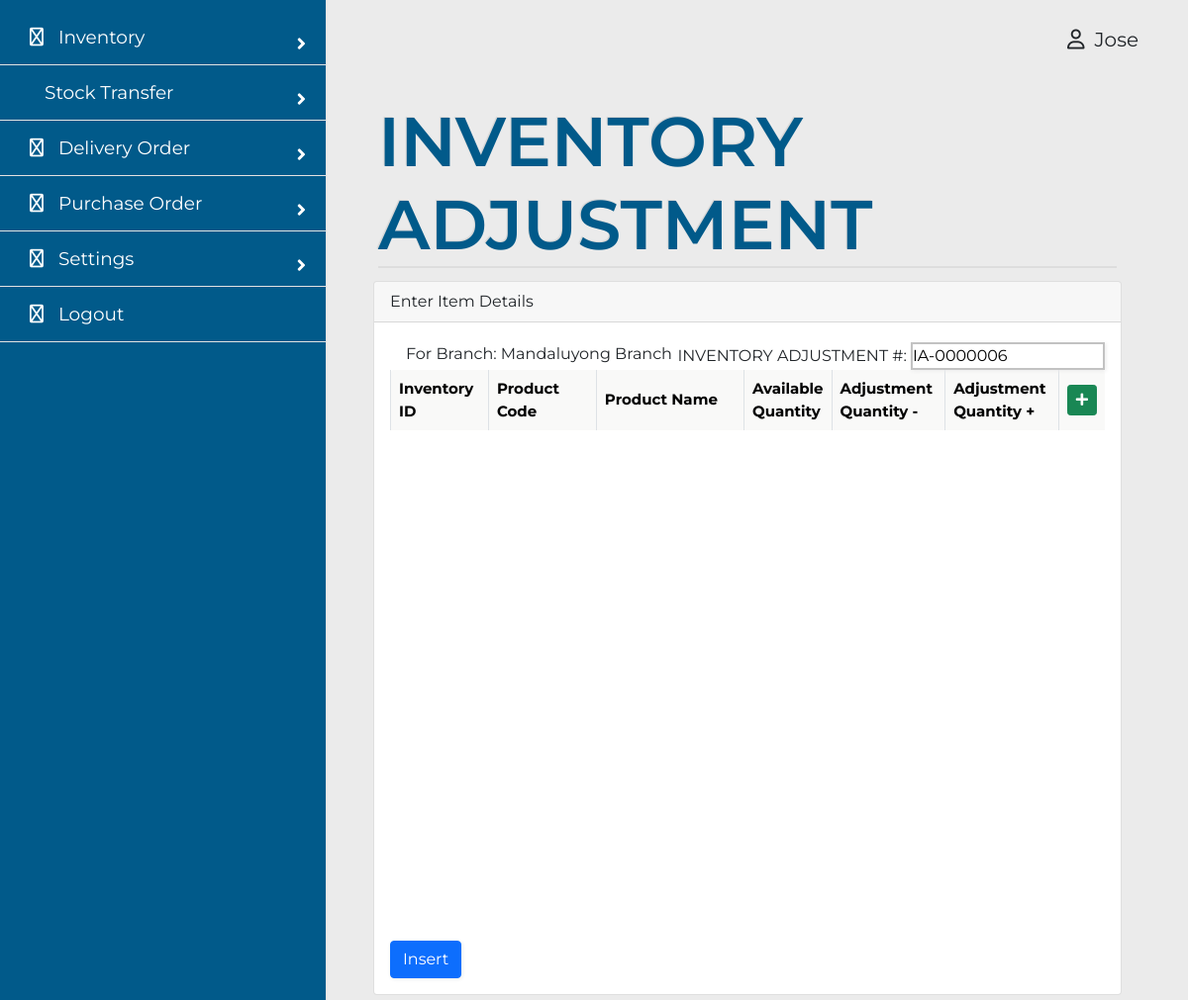
Page /stockmanager/inventoryadjustment.php (signed in) on the committed database.
### tables this page shows
CREATE TABLE `tblusers` (
  `id` varchar(20) NOT NULL,
  `firstname` varchar(100) NOT NULL,
  `lastname` varchar(100) NOT NULL,
  `email` varchar(100) NOT NULL,
  `password` varchar(100) NOT NULL,
  `permission` int(1) NOT NULL,
  `branchid` varchar(10) NOT NULL,
  `active` tinyint(1) NOT NULL
);

CREATE TABLE `tblinventoryadjustment` (
  `id` varchar(20) NOT NULL,
  `branchid` varchar(20) NOT NULL,
  `date` date NOT NULL DEFAULT current_timestamp(),
  `auditid` varchar(20) NOT NULL
);

CREATE TABLE `tblbranch` (
  `id` varchar(10) NOT NULL,
  `name` varchar(59) NOT NULL,
  `branchaddress` varchar(59) NOT NULL,
  `contactnumber` varchar(12) NOT NULL,
  `audit` varchar(4) NOT NULL,
  `active` tinyint(1) NOT NULL
);

### actions/getdata.php (called while the page is built, shortened)
<?php
function getFirstName(string $uid) {
	$db = new DbConnect;
	$conn = $db->connect();
	$stmt = $conn->prepare("SELECT tblusers.firstname AS firstname FROM tblusers WHERE id = :uid");
	$stmt->execute([
		':uid' => $uid
	]);
	$users = $stmt->fetchAll(PDO::FETCH_ASSOC);
	foreach ($users as $user) {
		$firstname = $user['firstname'];
	}
	return $firstname;
}
function getId(string $uid) {
	$db = new DbConnect;
	$conn = $db->connect();
	$stmt = $conn->prepare("SELECT tblusers.id AS userid FROM tblusers WHERE id = :uid");
	$stmt->execute([
		':uid' => $uid
	]);
	$users = $stmt->fetchAll(PDO::FETCH_ASSOC);
	foreach ($users as $user) {
		$id = $user['userid'];
	}
	return $id;
}
function getBranch(string $uid) {
	$db = new DbConnect;
	$conn = $db->connect();
	$stmt = $conn->prepare("SELECT tblusers.branchid AS branchid FROM tblusers WHERE id = :uid");
	$stmt->execute([
		':uid' => $uid
	]);
	$users = $stmt->fetchAll(PDO::FETCH_ASSOC);
	foreach ($users as $user) {
		$id = $user['branchid'];
	}
	return $id;
}
function displayBranch(string $uid) {
	$db = new DbConnect;
	$conn = $db->connect();
	$branchid = getBranch($uid);
	$stmt = $conn->prepare("SELECT tblbranch.name AS branchname FROM tblbranch WHERE id = :id");
	$stmt->execute([
		':id' => $branchid
	]);
	$branches = $stmt->fetchAll(PDO::FETCH_ASSOC);
	foreach ($branches as $branch) {
		$name = $branch['branchname'];
	}
	return $name;
}
 ?>

### actions/adddata.php (called while the page is built, shortened)
<?php
	function createId(string $tblName) {
		switch ($tblName) {
			case 'tblinventoryadjustment':
				$index = "IA-";
				break;
		}
		$db = new DbConnect;
		$conn = $db->connect();
		$stmt = $conn->prepare("SELECT * FROM ".$tblName." ORDER BY id DESC LIMIT 1");
		$stmt->execute();
		$items = $stmt->fetchAll(PDO::FETCH_ASSOC);
		foreach ($items as $item) {
			 $lastid = $item['id'];
		}
		if (empty($items)) {
			$number = $index . "0000001";
		} else {
			$idd = str_replace($index,"",$lastid);
			$id = str_pad($idd + 1, 7, 0, STR_PAD_LEFT);
			$number = $index . $id;
		}
		return $number;
	}
 ?>

### stockmanager/inventoryadjustment.php (the view, shortened to what this page needs)
<?php
include '../actions/getdata.php';
include '../actions/adddata.php';
$id = $_SESSION['uid'];
$branchid = getBranch($id);
function displayUser() {
  $output = '';
  if (isset($_SESSION['uid'])) {
    $id = $_SESSION['uid'];
    $userid = getId($id);
    $firstname = getFirstname($id);
    $output  .= '<p id="user" data-id="'.$userid.'">'.$firstname.'</p>';
  }
  return $output;
}
?>
<!DOCTYPE html>
<html>
	<head>
		<link rel="stylesheet" href="../admin/assets/style.css">
		<link rel="stylesheet" href="https://pro.fontawesome.com/releases/v6.0.0-beta3/css/all.css" type="text/css">
		<link href="https://cdn.jsdelivr.net/npm/bootstrap@5.0.2/dist/css/bootstrap.min.css" rel="stylesheet">
		<link rel="stylesheet" href="https://cdn.jsdelivr.net/npm/bootstrap-select@1.14.0-beta2/dist/css/bootstrap-select.min.css">
		<link rel="stylesheet" href="https://pro.fontawesome.com/releases/v5.10.0/css/all.css"/>
	</head>
	<body>
    <div class="side-bar">
      <div class="menu">
        <div class="item">
         <a class="sub-btn"><i class="fa-regular fa-warehouse"></i>Inventory<i class="fas fa-angle-right dropdown"></i></a>
        </div>
        <div class="item">
         <a class="sub-btn"><i class="fa-regular fa-box-circle-check"></i>Stock Transfer<i class="fas fa-angle-right dropdown"></i></a>
        </div>
        <div class="item">
         <a class="sub-btn"><i class="fa-regular fa-truck"></i>Delivery Order<i class="fas fa-angle-right dropdown"></i></a>
        </div>
        <div class="item">
         <a class="sub-btn"><i class="fa-regular fa-file-invoice"></i>Purchase Order<i class="fas fa-angle-right dropdown"></i></a>
        </div>
        <div class="item">
         <a class="sub-btn"><i class="fa-regular fa-gears"></i>Settings<i class="fas fa-angle-right dropdown"></i></a>
        </div>
        <div class="item"><a href="login.php"><i class="fa-regular fa-arrow-right-from-bracket"></i>Logout</a></div>
      </div>
    </div>
		<div class="usericon"><?php echo displayUser(); ?> <i class="fa-regular fa-user"></i></div>
    <div class="main">
		<div class="container">
	  	<div class="table-title">
	    	<h3>INVENTORY ADJUSTMENT</h3>
	    </div>
			<div class="card">
				<div class="card-header">Enter Item Details</div>
				<div class="card-body">
					<form method="post" id="insert_form">
						<div class="table-repsonsive">
							<table class="table table-bordered" id="item_table" style="max-height: 150px; overflow-y: scroll !important;">
							<div class="float-end">
								<label for="po_number">INVENTORY ADJUSTMENT #:</label>
								<input type="text" name="ia_number" class="input-field" value="<?php echo createId('tblinventoryadjustment'); ?>" id="ia_number" readonly>
							</div>
							<div class="container m-1">
                                <label>For Branch: <?php echo displayBranch($id); ?></label>
							</div>
								<thead style=" display: block; ">
								<tr>
									<th width="13.9%">Inventory ID</th>
									<th width="15.9%">Product Code</th>
									<th width="22.6%">Product Name</th>
									<th width="10%">Available Quantity</th>
									<th width="16%">Adjustment Quantity -</th>
									<th width="16%">Adjustment Quantity +</th>
									<th><button type="button" name="add" class="btn btn-success btn-sm add"><i class="fas fa-plus"></i></button></th>
								</tr>
							</thead>
								<tbody id="add-row" style="display: block; height: 500px;overflow-y: auto;overflow-x: hidden;">
							</tbody>
							</table>
								<div class="col-sm-6" style="float: left">
									<input type="submit" name="submit" id="submit_button" class="btn btn-primary" value="Insert" />
								</div>
						</div>
					</form>
				</div>
			</div>
		</div>
	</body>
</html>

### admin/assets/style.css (style rules this page uses)
* { margin: 0; padding: 0; box-sizing: border-box; font-family: "Montserrat", sans-serif; }
body { overflow-x: hidden; min-height: 100vh; background: url(images/bg.png)no-repeat; background-size: cover; background-position: center; }
input { border: 2px solid #C2C2C2; box-shadow: 1px 1px 4px #EBEBEB; }
.usericon { text-align: right; font-size: 20px; margin: 25px 50px; display: flex; align-items: baseline; justify-content: end; flex-direction: row-reverse; gap: 10px; }
.side-bar { background: #015a8a; width: 330px; height: 100%; position: fixed; top: 0; left: 0; transition: 0.6s ease; transition-property: left; overflow-y: auto; border-style: none solid none none;; border-width: 1px; border-color: #e3e2e2; }
.side-bar .menu { width: 100%; margin-top: 10px; }
.side-bar .menu .item { position: relative; cursor: pointer; }
.side-bar .menu .item a { color: #ffffff; font-size: 18.5px; text-decoration: none; display: block; padding: 5px 30px; line-height: 45px; border-bottom-style: solid; border-width: 1px; border-color: #e3e2e2; }
.side-bar .menu .item i { margin-right: 15px; }
.side-bar .menu .item a .dropdown { position: absolute; right: 0; margin: 20px; transition: 0.3s ease; }
@media (min-width: 1200px) { .container { width: 950px; margin-top: 100px; } }
@media (min-width: 1200px) { .main { overflow-x: auto; margin-left: 360px; margin-right: 50px; margin-top: -105px; padding: 5px; } }
@media (min-width: 1200px) { div.table-title { display: block; margin: auto; width: 100%; padding: 5px; width: 100%; margin-top: 7%; } }
@media (min-width: 1200px) { .table-title h3 { font-size: 70px; font-weight: 600; font-style: normal; font-family: "Montserrat", sans-serif; border-bottom: 2px solid #ddd; text-shadow: -1px -1px 1px rgba(0, 0, 0, 0.1); text-transform: uppercase; color: #015a8a; } }
@media (min-width: 1200px) { th { color: #000000; border-bottom: 4px solid #000000; border-right: 1px solid #000000; font-size: 15px; padding: 15px; background-color: #f9f9f8; text-align: left; text-shadow: 0 1px 1px rgba(0, 0, 0, 0.1); vertical-align: middle; } }
@media (min-width: 1200px) { th:first-child { border-top-left-radius: 3px; } }
@media (min-width: 1200px) { th:last-child { border-top-right-radius: 3px; border-right: none; } }
@media (min-width: 1200px) { tr { border-top: 1px solid #000000; border-bottom: 1px solid #000000; background: #f9f9f8; color: #3e3d43; font-size: 36px; font-weight: normal; text-shadow: 0 1px 1px rgba(256, 256, 256, 0.1); } }
@media (min-width: 1200px) { tr:first-child { border-top: none; } }
@media (min-width: 1200px) { tr:last-child { border-bottom: none; } }

### rows in the picture
tblusers: firstname "Jose"
tblinventoryadjustment: ia_number "IA-0000006"
tblbranch: name "Mandaluyong Branch"
